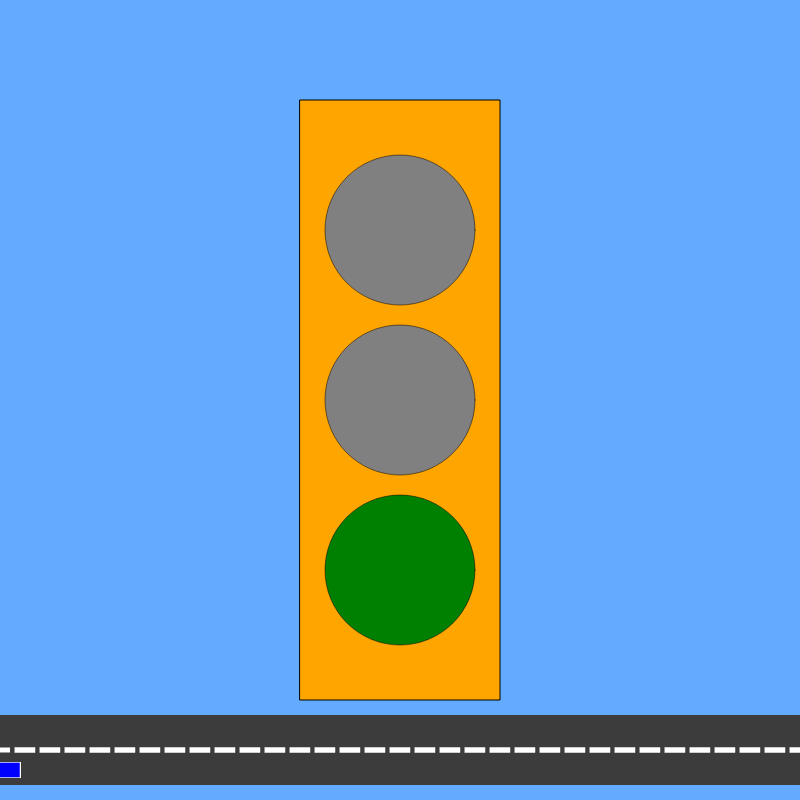
Frame 1 (no input)
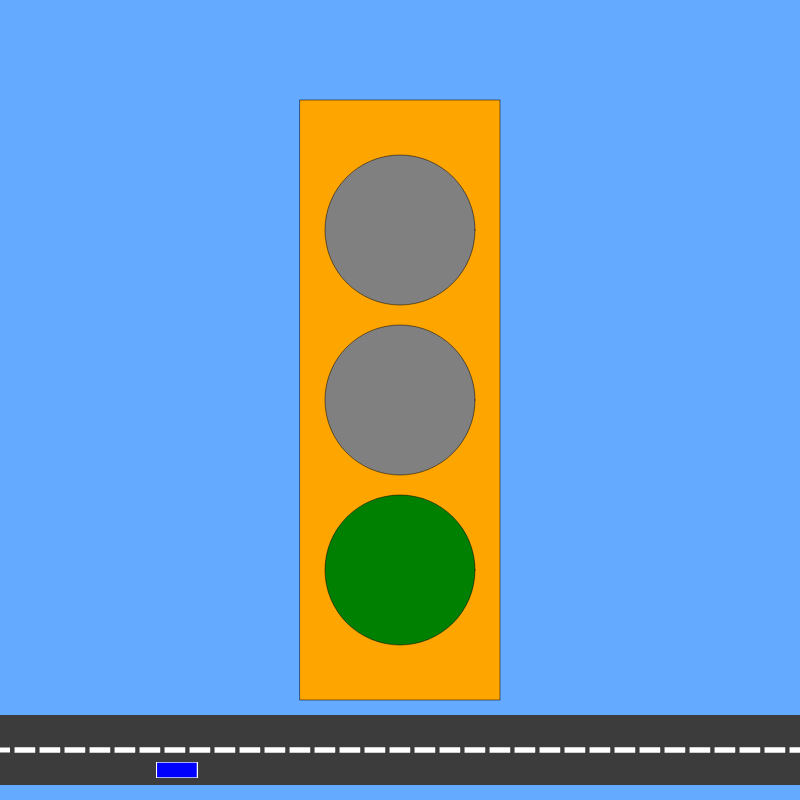
Frame 60 (no input)
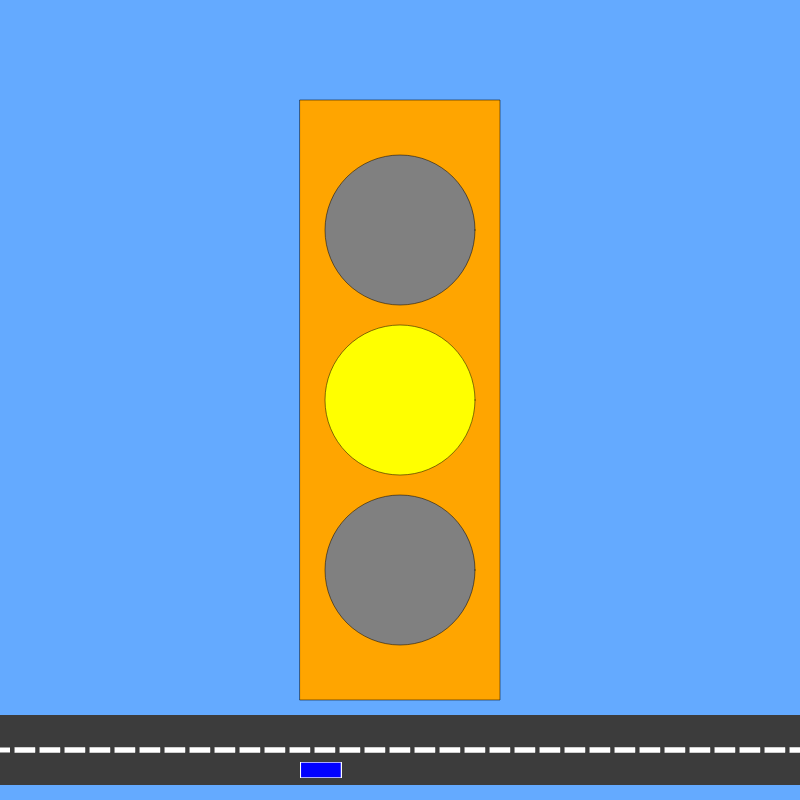
Frame 120 (the mouse pressed at the canvas centre since frame 60)

The p5.js sketch that drew these frames (run headless with seeded random() and noise() and a simulated clock; from frame 60 on, the mouse is pressed at the canvas centre):

// p5.js sketch
// ── sketch.js
let a = 0;
let x = 0;
let state = 0;
let timer = 0;

function setup() {
  createCanvas(800, 800);
  rectMode(CENTER);
}

function draw() {
  background(100, 170, 255);
  fill("orange");
  rect(width / 2, height / 2, 200, 600);
  noStroke();
  fill(60);
  rect(width / 2, 750, width, 70);
  for (a = 0; a < 850; a += 25) {
    fill("white");
    rect(a, 750, 20, 5);
    fill("blue");
    stroke(255);
    strokeWeight(0.5);
    rect(x, 770, 40, 15);
    if (x > 820) {
      x = 0
    };
  }

  switch (state) {
    case 0:
      stroke("black");
      fill("green");
      ellipse(width / 2, height / 2 + 170, 150, 150);
      fill(128);
      ellipse(width / 2, height / 2, 150, 150);
      ellipse(width / 2, height / 2 - 170, 150, 150);
      x += 3
      break;

    case 1:
      stroke("black");
      fill(128);
      ellipse(width / 2, height / 2 + 170, 150, 150);
      fill("yellow");
      ellipse(width / 2, height / 2, 150, 150);
      fill(128);
      ellipse(width / 2, height / 2 - 170, 150, 150);
      x += 1
      break;

    case 2:
      stroke("black");
      fill(128);
      ellipse(width / 2, height / 2 + 170, 150, 150);
      ellipse(width / 2, height / 2, 150, 150);
      fill("red");
      ellipse(width / 2, height / 2 - 170, 150, 150);
      break;
  }
  timer++;
  if (timer > 100) {
    timer = 0;
    state++;
    if (state > 2) state = 0;
  }
}
